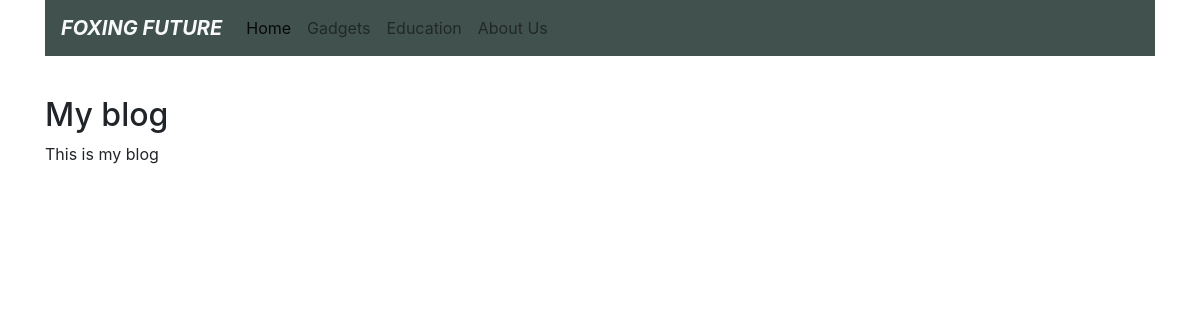
The page /blog/ on the database as committed earlier.
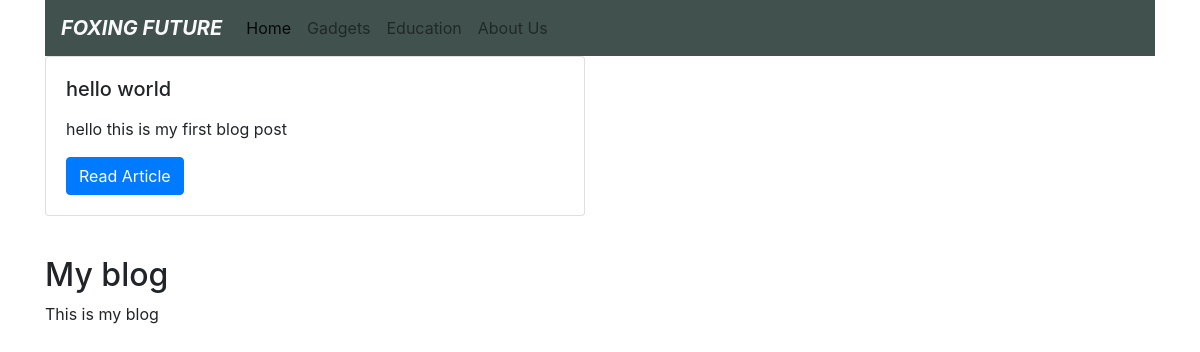
The same page on the database as committed later.
### blog/models.py (models this page shows, shortened)
class Post(models.Model):
    STATUS_CHOICES=(
        ('draft','Draft'),
        ('published','Published'),
    )
    SELECT_CATEGORY_POST=(('gadgets','Gadgets'),('machine learning','Machine Learning'),('events','Events'),('not','Not'))
    title=models.CharField(max_length=250)# it translates into varchar
    slug=models.SlugField(max_length=250,unique_for_date='publish')#this is used for building good looking urls, we have added the
    author=models.ForeignKey(User,on_delete=models.CASCADE
                                ,related_name='blog_posts')#many to one relationship. each post is written by a user and a user can write
    body=models.TextField()
    publish=models.DateTimeField(default=timezone.now)
    created=models.DateTimeField(auto_now_add=True)
    updated=models.DateTimeField(auto_now=True)
    status=models.CharField(max_length=10
                                ,choices=STATUS_CHOICES
                                ,default='draft')
    category=models.CharField(max_length=20,choices=SELECT_CATEGORY_POST,default='not')
    objects=models.Manager()#default manager
    published=PublishedManager()#custom manager
    def get_absolute_url(self):
        return reverse('blog:post_detail',args=[self.publish.year
                                                    ,self.publish.month
                                                    ,self.publish.day
                                                    ,self.slug])
    class Meta:
        ordering=('-publish',)

### blog/views.py (the view)
# urls.py: path('',views.PostListView.as_view(),name='post_list'),
class PostListView(ListView):
    queryset=Post.published.all()
    context_object_name='posts'
    paginate_by=2
    template_name='blog/post/list.html'

### blog/templates/blog/post/list.html (shortened to what this page needs)
{% extends "blog/base.html" %}
{% block content %}
<div class="container">
<div class="row">
{% for post in posts %}
    <div class="col-sm-6">
      <div class="card">
        <div class="card-body">
          <h5 class="card-title" >{{post.title}} </h5>
          <p class="card-text">{{post.body |truncatewords:30|linebreaks }}</p>
          <a href="{{ post.get_absolute_url }}" class="btn btn-primary">Read Article</a>
        </div>
      </div>
    </div>
{%endfor%}
</div>
<br>
{%endblock%}

Rows that differ between the two databases and show on the page:
added Post: title "hello world", body "hello this is my first blog post"
